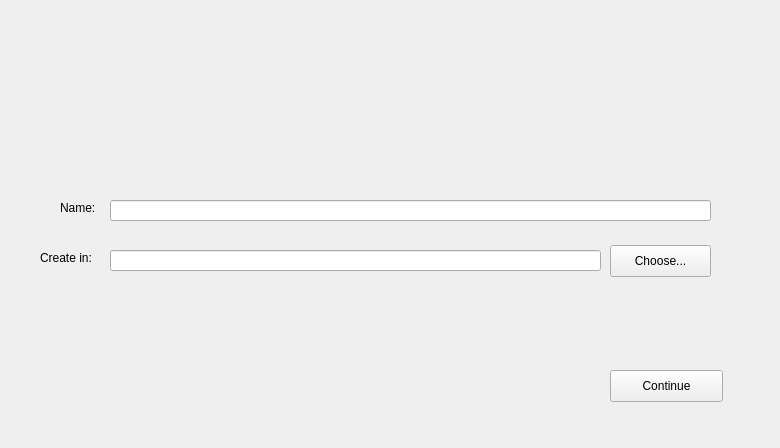
<?xml version="1.0" encoding="UTF-8"?>
<ui version="4.0">
 <class>NewFileWindow</class>
 <widget class="QMainWindow" name="NewFileWindow">
  <property name="geometry">
   <rect>
    <x>0</x>
    <y>0</y>
    <width>780</width>
    <height>448</height>
   </rect>
  </property>
  <property name="windowTitle">
   <string>Create New File</string>
  </property>
  <widget class="QWidget" name="centralwidget">
   <widget class="QLabel" name="label">
    <property name="geometry">
     <rect>
      <x>60</x>
      <y>200</y>
      <width>60</width>
      <height>16</height>
     </rect>
    </property>
    <property name="text">
     <string>Name:</string>
    </property>
   </widget>
   <widget class="QLineEdit" name="nameEdit">
    <property name="geometry">
     <rect>
      <x>110</x>
      <y>200</y>
      <width>601</width>
      <height>21</height>
     </rect>
    </property>
   </widget>
   <widget class="QLabel" name="label_2">
    <property name="geometry">
     <rect>
      <x>40</x>
      <y>250</y>
      <width>60</width>
      <height>16</height>
     </rect>
    </property>
    <property name="text">
     <string>Create in:</string>
    </property>
   </widget>
   <widget class="QLineEdit" name="dirEdit">
    <property name="geometry">
     <rect>
      <x>110</x>
      <y>250</y>
      <width>491</width>
      <height>21</height>
     </rect>
    </property>
   </widget>
   <widget class="QPushButton" name="chooseButton">
    <property name="geometry">
     <rect>
      <x>610</x>
      <y>245</y>
      <width>101</width>
      <height>32</height>
     </rect>
    </property>
    <property name="text">
     <string>Choose...</string>
    </property>
   </widget>
   <widget class="QPushButton" name="continueButton">
    <property name="geometry">
     <rect>
      <x>610</x>
      <y>370</y>
      <width>113</width>
      <height>32</height>
     </rect>
    </property>
    <property name="text">
     <string>Continue</string>
    </property>
   </widget>
  </widget>
 </widget>
 <resources/>
 <connections/>
</ui>
